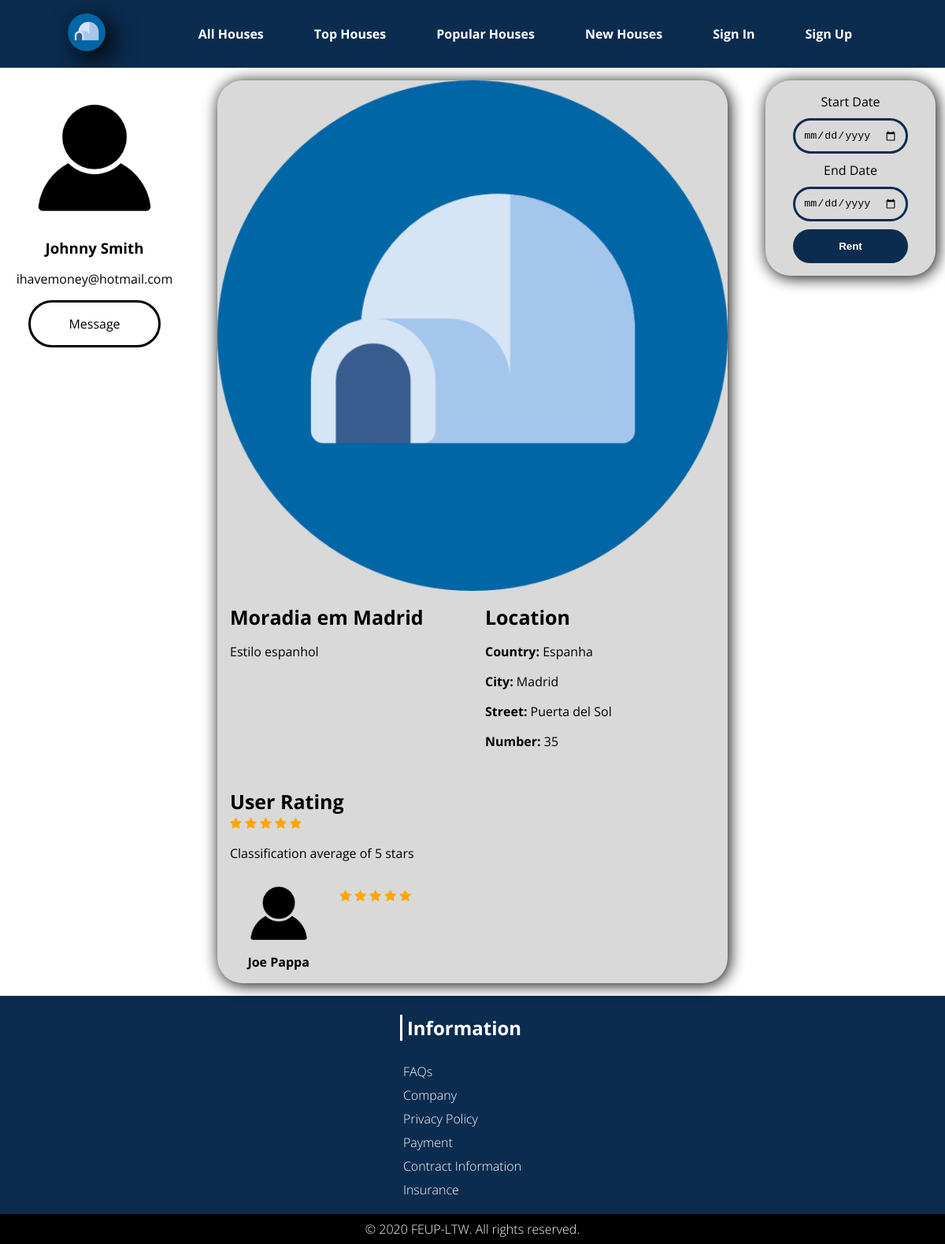
The app's page /pages/house_detail_page.php?idPlace=3 with its own data.
### tables this page shows
CREATE TABLE USER(
    id INTEGER PRIMARY KEY,
    picture TEXT default '/assets/images/empty_user.jpg' NOT NULL,
	username TEXT NOT NULL UNIQUE,
    name TEXT NOT NULL,
	email TEXT NOT NULL UNIQUE,
    phonenumber INTEGER,
    password TEXT NOT NULL,
	CONSTRAINT CHK_USER CHECK (length(username)>=6 AND length(username)<=20));

CREATE TABLE PICTURES(
    idPicture INTEGER PRIMARY KEY,
    picturePath TEXT NOT NULL,
    idPlace INTEGER NOT NULL REFERENCES PLACE ON DELETE CASCADE ON UPDATE CASCADE,
    aproved BOOLEAN NOT NULL);

CREATE TABLE PLACE(
    idPlace INTEGER PRIMARY KEY,
    name TEXT NOT NULL,
    price INTEGER NOT NULL,
    street TEXT NOT NULL,
    number INTEGER NOT NULL,
    city TEXT NOT NULL,
    country TEXT NOT NULL,
    description TEXT NOT NULL,
    classification INTEGER default 0,
	idUser INTEGER NOT NULL REFERENCES USER ON DELETE CASCADE ON UPDATE CASCADE,
    CONSTRAINT CHK_PLACE CHECK (price>=0),
    UNIQUE(street,number,city,country));

### pages/house_detail_page.php (called while the page is built, shortened)
<?php
include_once('../templates/common.php');
include_once('../templates/house.php');
$houseId = $_GET['idPlace'];
draw_house_rent_area($houseId);
?>

### database/db_house.php (called while the page is built, shortened)
<?php
$dir = $_SERVER['DOCUMENT_ROOT'];
include_once("$dir/database/connection.php");
function getHouse($idHouse)
{
    global $dbh;
    $stmt = $dbh->prepare('select * from PLACE WHERE idPlace = ?;');
    $stmt->execute(array($idHouse));
    $result = $stmt->fetch();
    return $result;
}
function getPicture($idHouse)
{
    global $dbh;
    $stmt = $dbh->prepare("SELECT picturePath FROM PICTURES WHERE idPlace = ?");
    $stmt->execute(array($idHouse));
    $image = $stmt->fetchColumn();
    return $image;
}
function getReviews($idPlace){
    global $dbh;
    $stmt = $dbh->prepare('select REVIEW.* from REVIEW,RESERVATION WHERE RESERVATION.idPlace = ? AND RESERVATION.idReservation=REVIEW.idReservation;');
    $stmt->execute(array($idPlace));
    $result = $stmt->fetchAll();
    return $result;
}
function getReservation($idReservation){
    global $dbh;
    $stmt = $dbh->prepare('select * from RESERVATION WHERE idReservation = ? ;');
    $stmt->execute(array($idReservation));
    $result = $stmt->fetch();
    return $result;
}
?>

### database/db_user.php (called while the page is built, shortened)
<?php
$dir = $_SERVER['DOCUMENT_ROOT'];
include_once("$dir/database/connection.php");
function getUserInfo($userId)
{
    global $dbh;
    $stmt = $dbh->prepare('select * from user where id = ?');
    $stmt->execute(array($userId));
    $result = $stmt->fetch();
    if ($result == false) {
        return 0;
    } else return $result;
}
?>

### templates/house.php (the view, shortened to what this page needs)
<?php
$dir = $_SERVER['DOCUMENT_ROOT'];
include_once("$dir/database/db_house.php");
include_once("$dir/database/db_user.php");
?>
<?php function draw_house_rent_area($houseId)
{
  ?>
  <section id="house-rent-container">
    <?php
      $houseInfo = getHouse($houseId);
      $userInfo = getUserInfo($houseInfo['idUser']);
      $image = getPicture($houseId);
      ?>
    <div class="profile-card">
      <div class="profile-card-photo rounded-photo-container">
        <img src="<?= $userInfo['picture'] ?>" alt="User Image" />
      </div>
      <h3><?= $userInfo['name'] ?></h3>
      <div class="profile-card-contacts">
        <h4><?= $userInfo['email'] ?></h4>
        <a class="black-rounded-button" href="#">Message</a>
      </div>
    </div>
    <?php
      $houseInfo = getHouse($houseId);
      ?>
    <div class="house-detail-card">
      <img src="<?= $image ?>" alt="House image" />
      <div>
        <h3> <?= $houseInfo['name'] ?> </h3>
        <p> <?= $houseInfo['description'] ?> </p>
      </div>
      <div>
        <h3>Location</h3>
        <p><strong>Country: </strong><?= $houseInfo['country'] ?></p>
        <p><strong>City: </strong><?= $houseInfo['city'] ?></p>
        <p><strong>Street: </strong><?= $houseInfo['street'] ?></p>
        <p><strong>Number: </strong><?= $houseInfo['number'] ?></p>
      </div>
      <div class="house-rating-container">
        <h3>User Rating</h3>
        <?php
          for ($t = 0; $t < round($houseInfo['classification'], 0); $t++) {
            ?>
          <span class="fa fa-star checked"></span>
        <?php } ?>
        <p>Classification average of <?= $houseInfo['classification'] ?> stars</p>
        <div class="house-review-container">
          <?php
          $reviews=getReviews($houseId);
          if ($reviews!=false){
            for ($t = 0; $t < count($reviews); $t++) {
              $reservation=getReservation($reviews[$t]['idReservation']);
              $user=getUserInfo($reservation['idTourist']);
              ?>
            <div class="house-review">
              <section class="profile-card">
                <div class="house-review-photo rounded-photo-container">
                  <img src="..<?= $user['picture'] ?>" alt="House image<?=count($reviews)?>" />
                </div>
                <h4><strong><?=$user['name']?></strong></h4>
              </section>
               <p><?php for ($i=0; $i <$reviews[$t]['classification']; $i++){ ?>
                <span class="fa fa-star checked"></span>
              <?php } ?><?php for ($i=0;$i < 5-$reviews[$t]['classification']; $i++){ ?>
              <span class="fa fa-star"></span><?php } ?>
              <br><?=$reviews[$t]['comment']?></p>
            </div>
          <?php }
          } ?>
        </div>
      </div>
    </div>
    <div class="rent-house-card">
      <form action="../actions/action_rent.php" method="POST">
        <label>Start Date</label>
        <input class="input-form" type="date" name="first-date" required="required" min=<?php echo date("Y-m-d")?>>
        <label>End Date</label>
        <input class="input-form" type="date" name="last-date" required="required" min=<?php echo date("Y-m-d")?>>
        <input class="blue-filled-rounded-button" type="submit" value="Rent">
      </form>
  </section>
<?php } ?>

### css/style.css (style rules this page uses)
body { --main-blue-color: #0b2c4f; --grey-color: #d9d9d9; --focus-blue-color: #0066a6; --background-color: #FFF; --font: 'Open Sans', sans-serif; font-family: var(--font); margin: 0em; background-color: var(--background-color); }
a { text-decoration: none; }
.rounded-photo-container { overflow: hidden; border-radius: 50%; display: flex; justify-content: center; }
.rounded-photo-container > img { width: auto; height: 100%; }
.black-rounded-button { background-color: transparent; color: black; font-weight: normal; margin: 1em; text-align: center; padding: 1em; border-radius: 5em; border: 3px solid black; }
.blue-filled-rounded-button { background-color: var(--main-blue-color); border: 3px solid var(--main-blue-color); color: white; font-weight: bolder; text-align: center; border-radius: 5em; padding: 0.8em; }
.input-form { background: transparent; border: 3px solid var(--main-blue-color); padding: 0.8em; border-radius: 5em; }
.house-card-text > h2, h3, h4 { margin: 0em; }
.house-card-text > h3, h4 { font-weight: normal; }
.profile-card { justify-content: center; align-items: center; text-align: center; }
.profile-card-photo { width: 200px; height: 200px; }
#house-rent-container { align-items: start; justify-content: center; justify-items: center; display: grid; margin: 1em auto; max-width: 80em; width: 100%; grid-template-columns: [start] 20% [line1] 60% [line3] 20% [end]; }
.rent-house-card { width: 90%; background: var(--grey-color); display: grid; border-radius: 2em; box-shadow: 2px 2px 20px black; overflow: hidden; padding: 1em 0em; }
.rent-house-card > form { justify-content: center; text-align: center; align-items: center; display: grid; row-gap: 10px; }
.profile-card-contacts { display: grid; margin: 1em 0em; }
.house-detail-card { width: 90%; background: var(--grey-color); display: grid; border-radius: 2em; box-shadow: 2px 2px 20px black; overflow: hidden; grid-template-columns: [start] 50% [line1] 50% [end]; grid-template-rows: [start] auto [line1] auto [end]; }
.house-detail-card > img { width: 100%; align-self: start; grid-column: start/end; grid-row: start/1; }
.house-detail-card > div { margin: 1em; }
.house-rating-container { grid-column: start/end; }
.house-review-container { grid-column: start/end; }
.house-review { display: grid; grid-template-columns: [start] 20% [line2] 80% [end]; column-gap: 1em; }
.house-review-photo { width: 100px; height: 100px; margin: 0em auto; justify-self: center; grid-column: start/2; }
.house-detail-card h3 { font-size: 25px; margin-right: 25px; }
.fa { font-size: 25px; }
.checked { color: orange; }

### records on screen
user: picture (picture), name "Johnny Smith", email "ihavemoney@hotmail.com"
pictures: picturePath (picture)
place: name "Moradia em Madrid", description "Estilo espanhol", country "Espanha", city "Madrid", street "Puerta del Sol", number "35", classification "5"
user: picture (picture), name "Joe Pappa"
